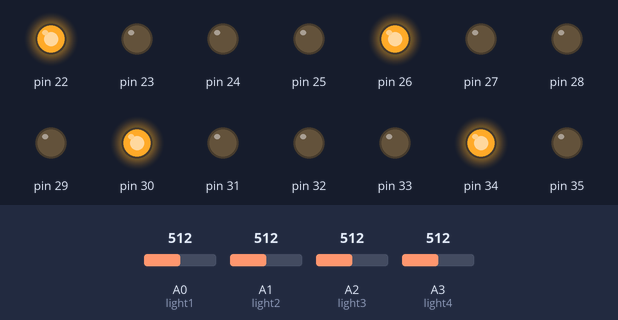
Simulated run of this sketch. Board: Arduino Mega 2560, built with avr-gcc and run on an emulated ATmega2560. Shown: output pins drawn as LEDs (lit = HIGH). The inputs (shaded band) are chosen by the test bench; at power-on: A0 (light1) = 512, A1 (light2) = 512, A2 (light3) = 512, A3 (light4) = 512.

Above: at 1.2 s.
1.3 s: A0 (light1) set to 564
2.8 s: A0 (light1) set to 584
At 3.3 s:
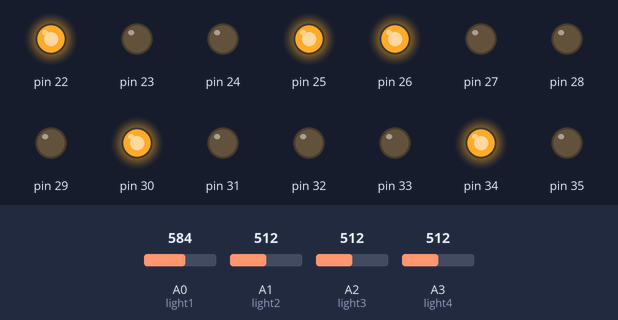
4.3 s: A1 (light2) set to 564
5.8 s: A1 (light2) set to 584
At 6.8 s:
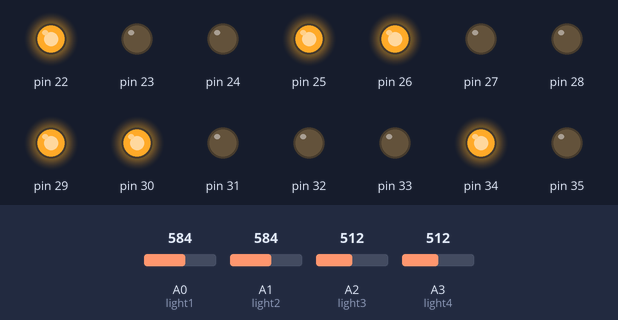
7.3 s: A2 (light3) set to 566
8.8 s: A2 (light3) set to 583
At 9.1 s:
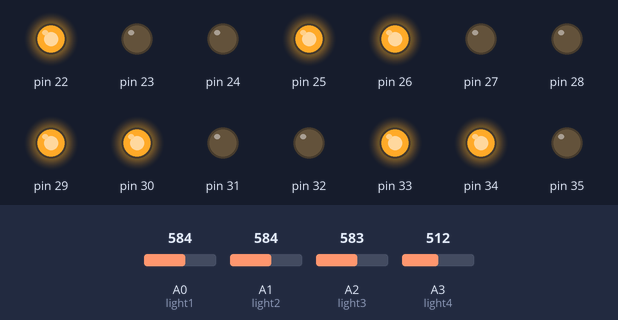
Timing chart, 0 to 11.3 s (numbered marks = the images above; inputs shaded):
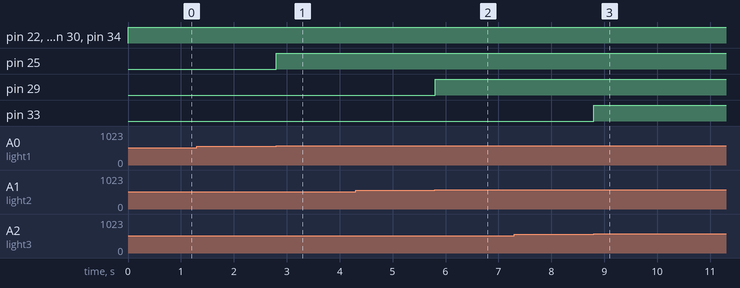

Measured:
- the behaviour switches between 575 and 576 on A0 (light1) (found by bisection; images 0 and 1)
- the behaviour switches between 575 and 576 on A1 (light2) (found by bisection; images 1 and 2)
- the behaviour switches between 575 and 576 on A2 (light3) (found by bisection; images 2 and 3)
- after the input at 1.3 s, every drawn part: stays the same
- after the input at 2.8 s, pin 25: LOW → HIGH at once
- after the input at 4.3 s, every drawn part: stays the same
- after the input at 5.8 s, pin 29: LOW → HIGH at once
- after the input at 7.3 s, every drawn part: stays the same
- after the input at 8.8 s, pin 33: LOW → HIGH at once

The sketch:

servo.ino
```cpp
int light1 = A0; // initializes pin values for photoresistor inputs
int light2 = A1;
int light3 = A2;
int light4 = A3;

int out1[] = {22, 23, 24, 25}; // initializes list of pin values
int out2[] = {26, 27, 28, 29}; // for each 4-bit output
int out3[] = {30, 31, 32, 33};
int out4[] = {34, 35, 36, 37};

void setup()
{
  pinMode(light1, INPUT); // sets our photoresistor pins as inputs
  pinMode(light2, INPUT);
  pinMode(light3, INPUT);
  pinMode(light4, INPUT);

  for (int i = 22; i < 38; i++) // sets all our output pins as outputs
    pinMode(i, OUTPUT);
}

void loop()
{
  int light1reading = analogRead(light1); // reads analog value from pin
  int light2reading = analogRead(light2); // reads as 0-1023 integer
  int light3reading = analogRead(light3);
  int light4reading = analogRead(light4);
  massDigitalWrite(out1, light1reading); // calls function below to write
  massDigitalWrite(out2, light2reading); // the analog value read from the
  massDigitalWrite(out3, light3reading); // pin to our list of pin values
  massDigitalWrite(out4, light4reading); // for each 4-bit output
  delay(10);
}

void massDigitalWrite(int pins[], int toWrite) {
  int newToWrite = toWrite / 64;  // converts the input number to be 0 -
                                  // 16, to allow for bitwise output.
  for (int i = 0; i < 4; i++) {   // this loop outputs each bit to each
                                  // pin in the passed in output array
    digitalWrite(pins[i], bitRead(newToWrite, 3 - i));
  }
}
```
